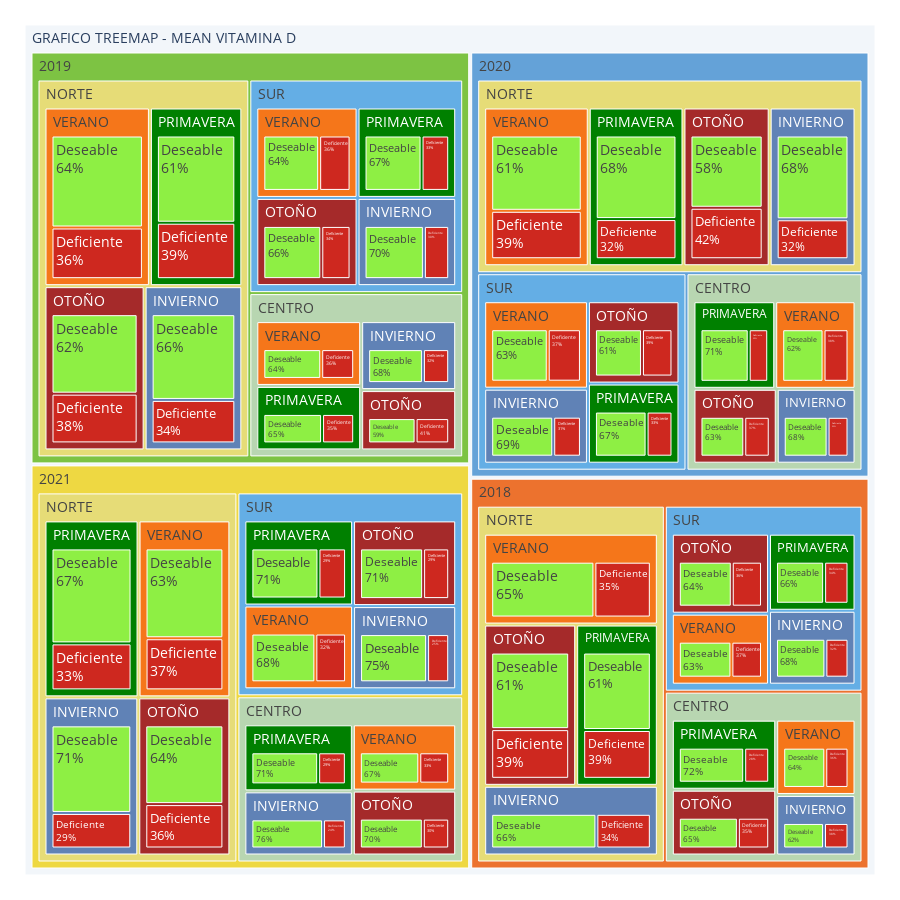

This figure's notebook cell:
### Code cell
#Treemap
dropdown_avg_tot = widgets.Dropdown(
    value='MEAN', 
    options=['MEAN','SIZE'], 
    description='VITAMINA D :'
)


dropdown_zona = widgets.Dropdown(
    value='ALL', 
    options=['ALL','Norte', 'Centro', 'Sur'], 
    description='Zona :'
)

widgets.interact(update_treemap, tipo = dropdown_avg_tot, zona=dropdown_zona)

### Figure 1 — Plotly figure (JSON) as saved in the notebook; plotly's stock layout.template omitted (floating-point values rounded to 4 significant figures; data arrays with more than 128 entries replaced by an {"elided": "..."} marker saying what was removed)
{"data": [{"branchvalues": "total", "customdata": {"elided": "161x1 str values"}, "domain": {"x": [0, 1], "y": [0, 1]}, "hovertemplate": "labels=%{label}<br>VITAMINA_D_AVG=%{value}<br>parent=%{parent}<br>id=%{id}<br>VIT_D_TXT=%{customdata[0]}<extra></extra>", "ids": {"elided": "161 str values"}, "labels": {"elided": "161 str values"}, "marker": {"colors": {"elided": "161 str values"}}, "name": "", "parents": {"elided": "161 str values"}, "textfont": {"size": 14}, "textinfo": "label+percent parent", "type": "treemap", "values": {"elided": "161 float values"}}], "layout": {"height": 900, "legend": {"tracegroupgap": 0}, "margin": {"b": 25, "l": 25, "r": 25, "t": 25}}}
